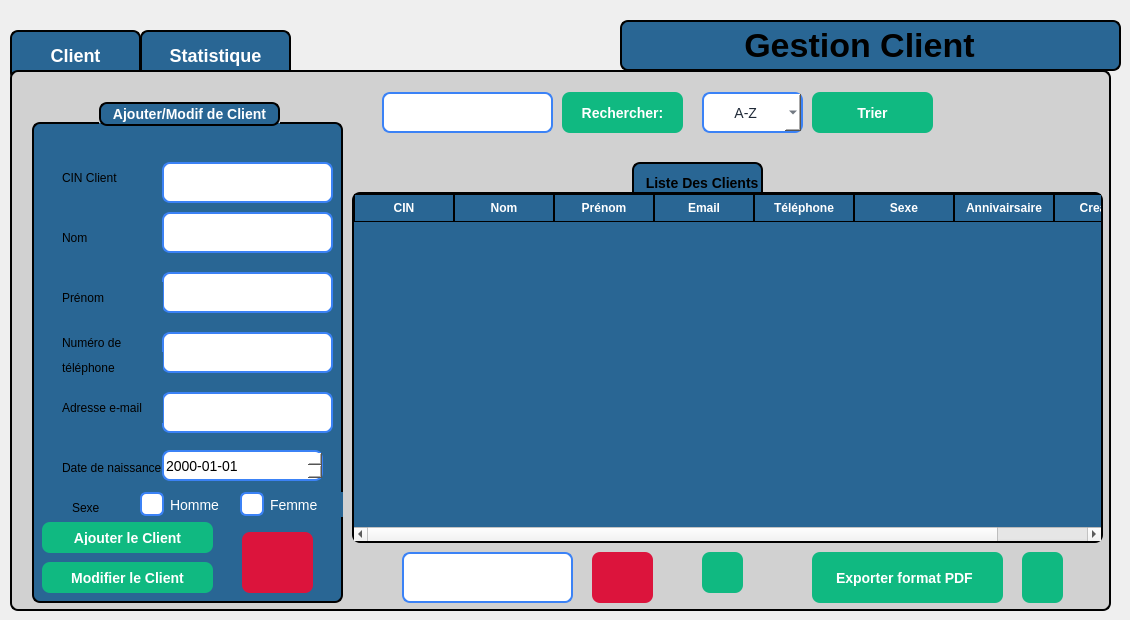
    <widget class="QWidget" name="client">
     <widget class="QLabel" name="label_18">
      <property name="geometry">
       <rect>
        <x>620</x>
        <y>20</y>
        <width>501</width>
        <height>51</height>
       </rect>
      </property>
      <property name="styleSheet">
       <string notr="true">QLabel{
 border: 2px solid black;   /* blue border */
    border-radius: 8px;
 font-weight: bold;
    font-size: 34px;
background-color: rgb(41, 102, 148);}</string>
      </property>
      <property name="text">
       <string>            Gestion Client</string>
      </property>
     </widget>
     <widget class="QPushButton" name="btnPage2client">
      <property name="geometry">
       <rect>
        <x>140</x>
        <y>30</y>
        <width>151</width>
        <height>51</height>
       </rect>
      </property>
      <property name="styleSheet">
       <string notr="true">QPushButton {
    border: 2px solid black;
    border-radius: 8px;
    font-weight: bold;
    font-size: 18px;              /* texte plus grand */
    background-color: rgb(41, 102, 148); /* bleu normal */
    color: white;
    padding: 8px 16px;
}

/* Quand la souris passe dessus */
QPushButton:hover {
    background-color: rgb(61, 122, 168); /* bleu plus clair */
}

/* Quand on clique dessus */
QPushButton:pressed {
    background-color: rgb(81, 142, 188); /* encore plus clair */
}

/* Bouton actif (par ex. quand on est sur la page 1) */
QPushButton[active=&quot;true&quot;] {
    background-color: #10b981;  /* vert quand actif */
    color: white;
}
</string>
      </property>
      <property name="text">
       <string>Statistique</string>
      </property>
     </widget>
     <widget class="QPushButton" name="btnPage1client">
      <property name="geometry">
       <rect>
        <x>10</x>
        <y>30</y>
        <width>131</width>
        <height>51</height>
       </rect>
      </property>
      <property name="styleSheet">
       <string notr="true">QPushButton {
    border: 2px solid black;
    border-radius: 8px;
    font-weight: bold;
    font-size: 18px;              /* texte plus grand */
    background-color: rgb(41, 102, 148); /* bleu normal */
    color: white;
    padding: 8px 16px;
}

/* Quand la souris passe dessus */
QPushButton:hover {
    background-color: rgb(61, 122, 168); /* bleu plus clair */
}

/* Quand on clique dessus */
QPushButton:pressed {
    background-color: rgb(81, 142, 188); /* encore plus clair */
}

/* Bouton actif (par ex. quand on est sur la page 1) */
QPushButton[active=&quot;true&quot;] {
    background-color: #10b981;  /* vert quand actif */
    color: white;
}
</string>
      </property>
      <property name="text">
       <string>Client</string>
      </property>
     </widget>
     <widget class="QStackedWidget" name="stackedWidgetclient">
      <property name="geometry">
       <rect>
        <x>10</x>
        <y>70</y>
        <width>1101</width>
        <height>541</height>
       </rect>
      </property>
      <property name="styleSheet">
       <string notr="true">/* ---- Style du QStackedWidget ---- */
QStackedWidget {
    background-color: rgb(209, 209, 209); /* couleur gris clair */
    border: 2px solid black;
    border-radius: 8px;
}

/* ---- Style des deux pages ---- */
QWidget#page_1 {
    background-color: rgb(209, 209, 209); /* même gris clair */
    color: black;
    font-size: 18px;
}

QWidget#page_2 {
    background-color: rgb(209, 209, 209); /* même gris clair */
    color: black;
    font-size: 18px;
}

/* ---- Style des boutons ---- */
QPushButton {
    border: 2px solid black;
    border-radius: 8px;
    font-weight: bold;
    font-size: 18px;
    background-color: rgb(41, 102, 148); /* bleu normal */
    color: white;
    padding: 8px 16px;
}

/* Quand la souris passe dessus */
QPushButton:hover {
    background-color: rgb(61, 122, 168); /* bleu plus clair */
}

/* Quand on clique dessus */
QPushButton:pressed {
    background-color: rgb(81, 142, 188); /* encore plus clair */
}

/* Bouton actif (ex. page 1 active) */
QPushButton[active=&quot;true&quot;] {
    background-color: #10b981; /* vert */
    color: white;
}
</string>
      </property>
      <property name="currentIndex">
       <number>0</number>
      </property>
      <widget class="QWidget" name="page_7">
       <widget class="QPushButton" name="pushButton_filtrer_3">
        <property name="geometry">
         <rect>
          <x>800</x>
          <y>20</y>
          <width>121</width>
          <height>41</height>
         </rect>
        </property>
        <property name="styleSheet">
         <string notr="true">QPushButton {
    background-color: #10b981;   /* normal state */
    color: white;
    border: none;
    border-radius: 8px;
    padding: 8px 20px;
    font-size: 14px;
    font-weight: bold;
}

QPushButton:hover {
    background-color: #059669;   /* darker on hover */
}
</string>
        </property>
        <property name="text">
         <string>Trier</string>
        </property>
       </widget>
       <widget class="QPushButton" name="pushButton_supprimer_client">
        <property name="geometry">
         <rect>
          <x>580</x>
          <y>480</y>
          <width>61</width>
          <height>51</height>
         </rect>
        </property>
        <property name="styleSheet">
         <string notr="true">QPushButton {

	background-color: rgb(220, 20, 60);
	
    color: white;
    border: none;
    border-radius: 8px;
    padding: 8px 20px;
    font-size: 14px;
    font-weight: bold;
}

QPushButton:hover {
      /* darker on hover */
	background-color: rgb(140, 0, 0);
}
</string>
        </property>
        <property name="text">
         <string/>
        </property>
        <property name="icon">
         <iconset theme="QIcon::ThemeIcon::EditDelete"/>
        </property>
       </widget>
       <widget class="QTableWidget" name="tableWidgetclient">
        <property name="geometry">
         <rect>
          <x>340</x>
          <y>120</y>
          <width>751</width>
          <height>351</height>
         </rect>
        </property>
        <property name="autoFillBackground">
         <bool>false</bool>
        </property>
        <property name="styleSheet">
         <string notr="true">QTableWidget {
    background-color: rgb(41, 102, 148);   /* blue background */
    border: 2px solid black;
    border-radius: 8px;
    font-weight: bold;
    font-size: 14px;
    gridline-color: black;                 /* cell grid lines */
    color: white;                          
    selection-background-color: #10b981;
    selection-color: white;
    outline: 0;
}

QTableWidget::item {
    border: 1px solid black;               /* give each cell a border */
    padding: 4px;
}

QHeaderView::section {
    background-color: rgb(41, 102, 148);
    color: white;
    border: 1px solid black;              /* column header border */
    padding: 4px;
    font-weight: bold;
}
</string>
        </property>
        <column>
         <property name="text">
          <string>CIN</string>
         </property>
        </column>
        <column>
         <property name="text">
          <string>Nom</string>
         </property>
        </column>
        <column>
         <property name="text">
          <string>Prénom</string>
         </property>
        </column>
        <column>
         <property name="text">
          <string>Email</string>
         </property>
        </column>
        <column>
         <property name="text">
          <string>Téléphone</string>
         </property>
        </column>
        <column>
         <property name="text">
          <string>Sexe</string>
         </property>
        </column>
        <column>
         <property name="text">
          <string>Annivairsaire</string>
         </property>
        </column>
        <column>
         <property name="text">
          <string>Creation</string>
         </property>
        </column>
       </widget>
       <widget class="QPushButton" name="pushButton_recherche_3">
        <property name="geometry">
         <rect>
          <x>550</x>
          <y>20</y>
          <width>121</width>
          <height>41</height>
         </rect>
        </property>
        <property name="styleSheet">
         <string notr="true">QPushButton {
    background-color: #10b981;   /* normal state */
    color: white;
    border: none;
    border-radius: 8px;
    padding: 8px 20px;
    font-size: 14px;
    font-weight: bold;
}

QPushButton:hover {
    background-color: #059669;   /* darker on hover */
}
</string>
        </property>
        <property name="text">
         <string>Rechercher:</string>
        </property>
        <property name="icon">
         <iconset theme="QIcon::ThemeIcon::EditFind"/>
        </property>
       </widget>
       <widget class="QComboBox" name="comboBox_3">
        <property name="geometry">
         <rect>
          <x>690</x>
          <y>20</y>
          <width>101</width>
          <height>41</height>
         </rect>
        </property>
        <property name="styleSheet">
         <string notr="true">QComboBox {
    background-color: rgb(255, 255, 255);   /* white background */
    color: #1f2937;                         /* selected text color */
    border: 2px solid #3b82f6;              /* blue border */
    border-radius: 8px;
    font-size: 14px;
    padding: 4px 8px;
}

/* Dropdown list styling */
QComboBox QAbstractItemView {
    background-color: rgb(255, 255, 255);
    color: #1f2937;
    selection-background-color: #3b82f6;
    selection-color: white;
}

/* Make the arrow black */
QComboBox::down-arrow {
    width: 12px;
    height: 12px;
    image: none; 
                      /* remove default image */
	background-color: rgb(0, 170, 255);
    border-left: 6px solid transparent;
    border-right: 6px solid transparent;
    border-top: 6px solid black;       /* black arrow */
}
</string>
        </property>
        <item>
         <property name="text">
          <string>      A-Z</string>
         </property>
        </item>
        <item>
         <property name="text">
          <string>      Age</string>
         </property>
        </item>
        <item>
         <property name="text">
          <string>      Sexe</string>
         </property>
        </item>
       </widget>
       <widget class="QLabel" name="label_31">
        <property name="geometry">
         <rect>
          <x>620</x>
          <y>90</y>
          <width>131</width>
          <height>41</height>
         </rect>
        </property>
        <property name="styleSheet">
         <string notr="true">QLabel{
 border: 2px solid black;   /* blue border */
    border-radius: 8px;
 font-weight: bold;
    font-size: 14px;
background-color: rgb(41, 102, 148);}</string>
        </property>
        <property name="text">
         <string>  Liste Des Clients</string>
        </property>
       </widget>
       <widget class="QLineEdit" name="lineEdit_Recherchecin_client">
        <property name="geometry">
         <rect>
          <x>370</x>
          <y>20</y>
          <width>171</width>
          <height>41</height>
         </rect>
        </property>
        <property name="styleSheet">
         <string notr="true">QLineEdit {
    /* dark background */
	background-color: rgb(255, 255, 255);
    color: #1f2937;              /* typed text color */
    border: 2px solid #3b82f6;   /* blue border */
    border-radius: 8px;
    
    font-size: 14px;
}

QLineEdit::placeholder {
    color: white;                /* placeholder text color */
}
</string>
        </property>
       </widget>
       <widget class="QGroupBox" name="groupBox_4">
        <property name="geometry">
         <rect>
          <x>20</x>
          <y>30</y>
          <width>311</width>
          <height>501</height>
         </rect>
        </property>
        <property name="styleSheet">
         <string notr="true">QGroupBox {
    background-color: rgb(41, 102, 148);   /* blue background */
    border: 2px solid black;               /* black border, 2px wide */
    border-radius: 8px;                    /* rounded corners */
    margin-top: 20px;                      /* space for the title */
    color: white;                          /* title text color */
    font-weight: bold;
    font-size: 14px;
}

QGroupBox::title {
 border: 2px solid black;               /* black border, 2px wide */
    border-radius: 8px;     
background-color: rgb(41, 102, 148);
    subcontrol-origin: margin;
    subcontrol-position: top center;       /* title centered */
    padding: 2px 10px;
}
</string>
        </property>
        <property name="title">
         <string>Ajouter/Modif de Client</string>
        </property>
        <widget class="QRadioButton" name="radioButton_Femme_4">
         <property name="geometry">
          <rect>
           <x>200</x>
           <y>390</y>
           <width>111</width>
           <height>25</height>
          </rect>
         </property>
         <property name="styleSheet">
          <string notr="true">QRadioButton {
    color: white;
    font-size: 14px;
    padding-left: 8px;
background-color: rgb(41, 102, 148);
}

QRadioButton::indicator {
    width: 20px;
    height: 20px;
    border: 2px solid #3b82f6;
    border-radius: 6px;      /* rounded corners */
    background-color: white;  /* unchecked background */
}

QRadioButton::indicator:checked {
	background-color: #FFD700;
   /* background-color: #3b82f6;   blue fill when checked */
}
</string>
         </property>
         <property name="text">
          <string>Femme</string>
         </property>
        </widget>
        <widget class="QLineEdit" name="lineEdit_Prenom_4">
         <property name="geometry">
          <rect>
           <x>130</x>
           <y>170</y>
           <width>171</width>
           <height>41</height>
          </rect>
         </property>
         <property name="styleSheet">
          <string notr="true">QLineEdit {
    /* dark background */
	background-color: rgb(255, 255, 255);
    color: #1f2937;              /* typed text color */
    border: 2px solid #3b82f6;   /* blue border */
    border-radius: 8px;

    font-size: 14px;
}

QLineEdit::placeholder {
    color: white;                /* placeholder text color */
}
</string>
         </property>
        </widget>
        <widget class="QLabel" name="label_32">
         <property name="geometry">
          <rect>
           <x>30</x>
           <y>180</y>
           <width>101</width>
           <height>31</height>
          </rect>
         </property>
         <property name="styleSheet">
          <string notr="true">background-color: rgb(41, 102, 148);</string>
         </property>
         <property name="text">
          <string>Prénom</string>
         </property>
        </widget>
        <widget class="QLineEdit" name="lineEdit_nom_4">
         <property name="geometry">
          <rect>
           <x>130</x>
           <y>110</y>
           <width>171</width>
           <height>41</height>
          </rect>
         </property>
         <property name="styleSheet">
          <string notr="true">QLineEdit {
    /* dark background */
	background-color: rgb(255, 255, 255);
    color: #1f2937;              /* typed text color */
    border: 2px solid #3b82f6;   /* blue border */
    border-radius: 8px;

    font-size: 14px;
}

QLineEdit::placeholder {
    color: white;                /* placeholder text color */
}
</string>
         </property>
        </widget>
        <widget class="QLineEdit" name="lineEdit_Adresse_4">
         <property name="geometry">
          <rect>
           <x>130</x>
           <y>290</y>
           <width>171</width>
           <height>41</height>
          </rect>
         </property>
         <property name="styleSheet">
          <string notr="true">QLineEdit {
    /* dark background */
	background-color: rgb(255, 255, 255);
    color: #1f2937;              /* typed text color */
    border: 2px solid #3b82f6;   /* blue border */
    border-radius: 8px;
   
    font-size: 14px;
}

QLineEdit::placeholder {
    color: white;                /* placeholder text color */
}
</string>
         </property>
        </widget>
        <widget class="QLabel" name="label_33">
         <property name="geometry">
          <rect>
           <x>30</x>
           <y>120</y>
           <width>41</width>
           <height>31</height>
          </rect>
         </property>
         <property name="styleSheet">
          <string notr="true">background-color: rgb(41, 102, 148);</string>
         </property>
         <property name="text">
          <string>Nom</string>
         </property>
        </widget>
        <widget class="QPushButton" name="pushButton_ValiderClient">
         <property name="geometry">
          <rect>
           <x>10</x>
           <y>420</y>
           <width>171</width>
           <height>31</height>
          </rect>
         </property>
         <property name="styleSheet">
          <string notr="true">QPushButton {
    background-color: #10b981;   /* normal state */
    color: white;
    border: none;
    border-radius: 8px;
    padding: 8px 20px;
    font-size: 14px;
    font-weight: bold;
}

QPushButton:hover {
    background-color: #059669;   /* darker on hover */
}
</string>
         </property>
         <property name="text">
          <string>Ajouter le Client</string>
         </property>
         <property name="icon">
          <iconset theme="QIcon::ThemeIcon::ContactNew"/>
         </property>
        </widget>
        <widget class="QLabel" name="label_34">
         <property name="geometry">
          <rect>
           <x>30</x>
           <y>290</y>
           <width>101</width>
           <height>31</height>
          </rect>
         </property>
         <property name="styleSheet">
          <string notr="true">background-color: rgb(41, 102, 148);</string>
         </property>
         <property name="text">
          <string>Adresse e-mail</string>
         </property>
        </widget>
        <widget class="QLineEdit" name="lineEdit_Nt_4">
         <property name="geometry">
          <rect>
           <x>130</x>
           <y>230</y>
           <width>171</width>
           <height>41</height>
          </rect>
         </property>
         <property name="styleSheet">
          <string notr="true">QLineEdit {
    /* dark background */
	background-color: rgb(255, 255, 255);
    color: #1f2937;              /* typed text color */
    border: 2px solid #3b82f6;   /* blue border */
    border-radius: 8px;
 
    font-size: 14px;
}

QLineEdit::placeholder {
    color: white;                /* placeholder text color */
}
</string>
         </property>
        </widget>
        <widget class="QRadioButton" name="radioButton_Homme_4">
         <property name="geometry">
          <rect>
           <x>100</x>
           <y>390</y>
           <width>111</width>
           <height>25</height>
          </rect>
         </property>
         <property name="styleSheet">
          <string notr="true">QRadioButton {
    color: white;
    font-size: 14px;
    padding-left: 8px;
background-color: rgb(41, 102, 148);
}

QRadioButton::indicator {
    width: 20px;
    height: 20px;
    border: 2px solid #3b82f6;
    border-radius: 6px;      /* rounded corners */
    background-color: white;  /* unchecked background */
}

QRadioButton::indicator:checked {
    background-color: #FFD700;  /* blue fill when checked */
}
</string>
         </property>
         <property name="text">
          <string>Homme</string>
         </property>
        </widget>
        <widget class="QLabel" name="label_35">
         <property name="geometry">
          <rect>
           <x>40</x>
           <y>390</y>
           <width>41</width>
           <height>31</height>
          </rect>
         </property>
         <property name="styleSheet">
          <string notr="true">background-color: rgb(41, 102, 148);</string>
         </property>
         <property name="text">
          <string>Sexe</string>
         </property>
        </widget>
        <widget class="QLabel" name="label_36">
         <property name="geometry">
          <rect>
           <x>30</x>
           <y>250</y>
           <width>101</width>
           <height>31</height>
          </rect>
         </property>
         <property name="styleSheet">
          <string notr="true">background-color: rgb(41, 102, 148);</string>
         </property>
         <property name="text">
          <string>téléphone</string>
         </property>
        </widget>
        <widget class="QLabel" name="label_37">
         <property name="geometry">
          <rect>
           <x>30</x>
           <y>230</y>
           <width>171</width>
           <height>21</height>
          </rect>
         </property>
         <property name="styleSheet">
          <string notr="true">background-color: rgb(41, 102, 148);</string>
         </property>
         <property name="text">
          <string>Numéro de </string>
         </property>
        </widget>
        <widget class="QLabel" name="label_39">
         <property name="geometry">
          <rect>
           <x>30</x>
           <y>350</y>
           <width>131</width>
           <height>31</height>
          </rect>
         </property>
         <property name="styleSheet">
          <string notr="true">background-color: rgb(41, 102, 148);</string>
         </property>
         <property name="text">
          <string>Date de naissance</string>
         </property>
        </widget>
        <widget class="QDateEdit" name="datedenaissance_3">
         <property name="geometry">
          <rect>
           <x>130</x>
           <y>348</y>
           <width>161</width>
           <height>31</height>
          </rect>
         </property>
         <property name="layoutDirection">
          <enum>Qt::LayoutDirection::LeftToRight</enum>
         </property>
         <property name="styleSheet">
          <string notr="true">QDateEdit {
    background-color: rgb(255, 255, 255);   /* white background */
    color: rgb(0, 0, 0);                   /* black text */
    border: 2px solid #3b82f6;             /* blue border */
    border-radius: 8px;
    font-size: 14px;
}

/* Calendar popup text color */
QDateEdit QAbstractItemView {
    color: black; 
    background-color: white;
}
</string>
         </property>
         <property name="currentSection">
          <enum>QDateTimeEdit::Section::YearSection</enum>
         </property>
         <property name="displayFormat">
          <string>yyyy-MM-dd</string>
         </property>
        </widget>
        <widget class="QPushButton" name="annulerajout_client">
         <property name="geometry">
          <rect>
           <x>210</x>
           <y>430</y>
           <width>71</width>
           <height>61</height>
          </rect>
         </property>
         <property name="styleSheet">
          <string notr="true">QPushButton {

	background-color: rgb(220, 20, 60);
	
    color: white;
    border: none;
    border-radius: 8px;
    padding: 8px 20px;
    font-size: 14px;
    font-weight: bold;
}

QPushButton:hover {
      /* darker on hover */
	background-color: rgb(140, 0, 0);
}
</string>
         </property>
         <property name="text">
          <string/>
         </property>
         <property name="icon">
          <iconset theme="QIcon::ThemeIcon::EditClear"/>
         </property>
        </widget>
        <widget class="QPushButton" name="pushButton_modifierClient">
         <property name="geometry">
          <rect>
           <x>10</x>
           <y>460</y>
           <width>171</width>
           <height>31</height>
          </rect>
         </property>
         <property name="styleSheet">
          <string notr="true">QPushButton {
    background-color: #10b981;   /* normal state */
    color: white;
    border: none;
    border-radius: 8px;
    padding: 8px 20px;
    font-size: 14px;
    font-weight: bold;
}

QPushButton:hover {
    background-color: #059669;   /* darker on hover */
}
</string>
         </property>
         <property name="text">
          <string>Modifier le Client</string>
         </property>
         <property name="icon">
          <iconset theme="QIcon::ThemeIcon::SystemReboot"/>
         </property>
        </widget>
        <widget class="QLabel" name="label_38">
         <property name="geometry">
          <rect>
           <x>30</x>
           <y>60</y>
           <width>101</width>
           <height>31</height>
          </rect>
         </property>
         <property name="styleSheet">
          <string notr="true">background-color: rgb(41, 102, 148);</string>
         </property>
         <property name="text">
          <string>CIN Client</string>
         </property>
        </widget>
        <widget class="QLineEdit" name="lineEdit_IDClient_4">
         <property name="geometry">
          <rect>
           <x>130</x>
           <y>60</y>
           <width>171</width>
           <height>41</height>
          </rect>
         </property>
         <property name="styleSheet">
          <string notr="true">QLineEdit {
    /* dark background */
	background-color: rgb(255, 255, 255);
    color: #1f2937;              /* typed text color */
    border: 2px solid #3b82f6;   /* blue border */
    border-radius: 8px;
    
    font-size: 14px;
}

QLineEdit::placeholder {
    color: white;                /* placeholder text color */
}
</string>
         </property>
        </widget>
        <zorder>label_35</zorder>
        <zorder>radioButton_Homme_4</zorder>
        <zorder>label_37</zorder>
        <zorder>radioButton_Femme_4</zorder>
        <zorder>lineEdit_Prenom_4</zorder>
        <zorder>label_32</zorder>
        <zorder>lineEdit_nom_4</zorder>
        <zorder>lineEdit_Adresse_4</zorder>
        <zorder>label_33</zorder>
        <zorder>pushButton_ValiderClient</zorder>
        <zorder>label_34</zorder>
        <zorder>lineEdit_Nt_4</zorder>
        <zorder>label_36</zorder>
        <zorder>label_39</zorder>
        <zorder>datedenaissance_3</zorder>
        <zorder>annulerajout_client</zorder>
        <zorder>pushButton_modifierClient</zorder>
        <zorder>label_38</zorder>
        <zorder>lineEdit_IDClient_4</zorder>
       </widget>
       <widget class="QLineEdit" name="lineEdit_supprimer_client">
        <property name="geometry">
         <rect>
          <x>390</x>
          <y>480</y>
          <width>171</width>
          <height>51</height>
         </rect>
        </property>
        <property name="styleSheet">
         <string notr="true">QLineEdit {
    /* dark background */
	background-color: rgb(255, 255, 255);
    color: #1f2937;              /* typed text color */
    border: 2px solid #3b82f6;   /* blue border */
    border-radius: 8px;
    padding: 8px 12px;
    font-size: 14px;
}

QLineEdit::placeholder {
    color: white;                /* placeholder text color */
}
</string>
        </property>
       </widget>
       <widget class="QPushButton" name="pushButton_pdfclient">
        <property name="geometry">
         <rect>
          <x>1010</x>
          <y>480</y>
          <width>41</width>
          <height>51</height>
         </rect>
        </property>
        <property name="styleSheet">
         <string notr="true">QPushButton {
    background-color: #10b981;   /* normal state */
    color: white;
    border: none;
    border-radius: 8px;
    padding: 8px 20px;
    font-size: 14px;
    font-weight: bold;
}

QPushButton:hover {
    background-color: #059669;   /* darker on hover */
}
</string>
        </property>
        <property name="text">
         <string/>
        </property>
        <property name="icon">
         <iconset theme="QIcon::ThemeIcon::GoDown"/>
        </property>
       </widget>
       <widget class="QLabel" name="image_3">
        <property name="geometry">
         <rect>
          <x>970</x>
          <y>20</y>
          <width>101</width>
          <height>91</height>
         </rect>
        </property>
        <property name="styleSheet">
         <string notr="true">background-color: rgb(209, 209, 209);
   </string>
        </property>
        <property name="text">
         <string/>
        </property>
        <property name="pixmap">
         <pixmap>../Projet/images/photo.png</pixmap>
        </property>
       </widget>
       <widget class="QLabel" name="label_3">
        <property name="geometry">
         <rect>
          <x>800</x>
          <y>480</y>
          <width>191</width>
          <height>51</height>
         </rect>
        </property>
        <property name="styleSheet">
         <string notr="true">QLabel {
    background-color: #10b981;   /* normal state */
    color: white;
    border: none;
    border-radius: 8px;
    padding: 8px 20px;
    font-size: 14px;
    font-weight: bold;
}


</string>
        </property>
        <property name="text">
         <string>Exporter format PDF</string>
        </property>
       </widget>
       <widget class="QPushButton" name="nettoyage">
        <property name="geometry">
         <rect>
          <x>690</x>
          <y>480</y>
          <width>41</width>
          <height>41</height>
         </rect>
        </property>
        <property name="styleSheet">
         <string notr="true">QPushButton {
    background-color: #10b981;   /* normal state */
    color: white;
    border: none;
    border-radius: 8px;
    padding: 8px 20px;
    font-size: 14px;
    font-weight: bold;
}

QPushButton:hover {
    background-color: #059669;   /* darker on hover */
}
</string>
        </property>
        <property name="text">
         <string/>
        </property>
        <property name="icon">
         <iconset theme="QIcon::ThemeIcon::MediaPlaylistRepeat"/>
        </property>
       </widget>
       <zorder>label_31</zorder>
       <zorder>pushButton_filtrer_3</zorder>
       <zorder>pushButton_supprimer_client</zorder>
       <zorder>tableWidgetclient</zorder>
       <zorder>pushButton_recherche_3</zorder>
       <zorder>comboBox_3</zorder>
       <zorder>lineEdit_Recherchecin_client</zorder>
       <zorder>groupBox_4</zorder>
       <zorder>lineEdit_supprimer_client</zorder>
       <zorder>pushButton_pdfclient</zorder>
       <zorder>image_3</zorder>
       <zorder>label_3</zorder>
       <zorder>nettoyage</zorder>
      </widget>
      <widget class="QWidget" name="page_8">
       <widget class="QLabel" name="labelclientsexe">
        <property name="geometry">
         <rect>
          <x>20</x>
          <y>70</y>
          <width>491</width>
          <height>411</height>
         </rect>
        </property>
        <property name="text">
         <string/>
        </property>
       </widget>
       <widget class="QLabel" name="label_40">
        <property name="geometry">
         <rect>
          <x>140</x>
          <y>430</y>
          <width>131</width>
          <height>41</height>
         </rect>
        </property>
        <property name="styleSheet">
         <string notr="true">QLabel{
 border: 2px solid black;   /* blue border */
    border-radius: 8px;
 font-weight: bold;
    font-size: 14px;
background-color: rgb(41, 102, 148);}</string>
        </property>
        <property name="text">
         <string>           Sexe</string>
        </property>
       </widget>
       <widget class="QLabel" name="labelclientavis">
        <property name="geometry">
         <rect>
          <x>550</x>
          <y>60</y>
          <width>491</width>
          <height>411</height>
         </rect>
        </property>
        <property name="text">
         <string/>
        </property>
       </widget>
       <widget class="QLabel" name="label_41">
        <property name="geometry">
         <rect>
          <x>720</x>
          <y>430</y>
          <width>151</width>
          <height>41</height>
         </rect>
        </property>
        <property name="styleSheet">
         <string notr="true">QLabel{
 border: 2px solid black;   /* blue border */
    border-radius: 8px;
 font-weight: bold;
    font-size: 14px;
background-color: rgb(41, 102, 148);}</string>
        </property>
        <property name="text">
         <string> Les Avis Des Client</string>
        </property>
       </widget>
      </widget>
     </widget>
    </widget>
